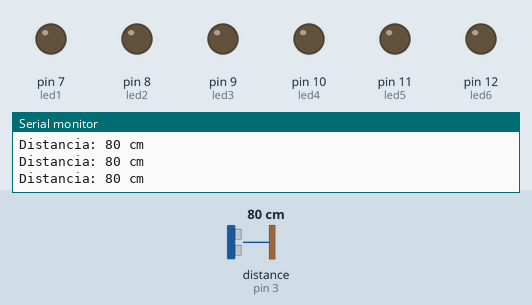
The sketch below on a simulated Arduino Uno, built with avr-gcc and run on an emulated ATmega328P. On the bench: output pins drawn as LEDs (lit = HIGH), the last lines printed to the serial monitor. Wiring (inferred from the names in the program): ultrasonic range finder: trigger pin 2; echo pin 3. The test bench sets the inputs (shaded band); at power-on: distance to the obstacle (sensor on pin 3) 80 cm. The echo pulse lasts 58.3 µs per cm; pins used as bus, display or sensor lines are not drawn.

Above: at 1.2 s.
1.3 s: distance to the obstacle (sensor on pin 3) set to 63 cm
2.8 s: distance to the obstacle (sensor on pin 3) set to 57 cm
At 4.0 s:
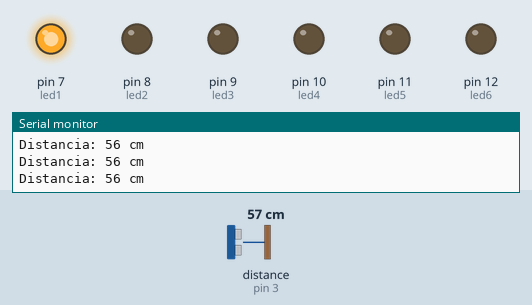
4.3 s: distance to the obstacle (sensor on pin 3) set to 46 cm
At 5.3 s:
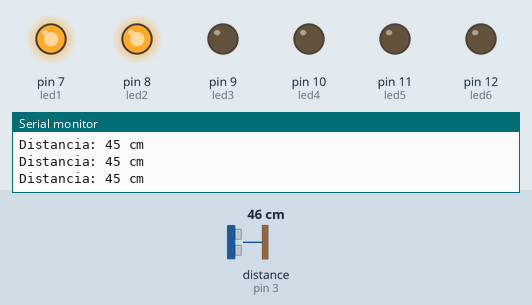
5.9 s: distance to the obstacle (sensor on pin 3) set to 38 cm
At 7.1 s:
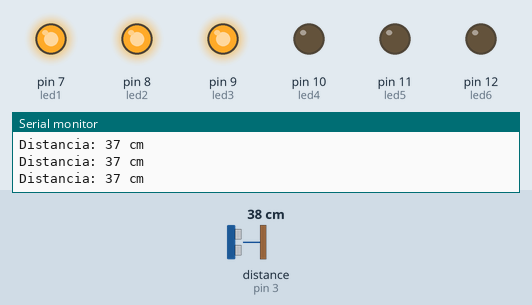
7.4 s: distance to the obstacle (sensor on pin 3) set to 2 cm
At 8.6 s:
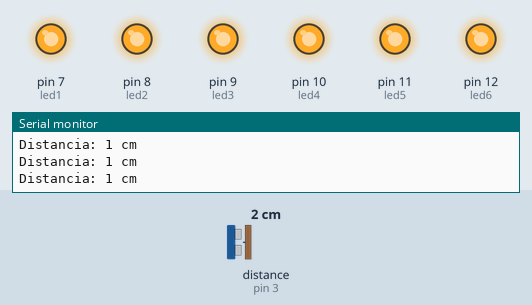
8.9 s: distance to the obstacle (sensor on pin 3) set to 60 cm
At 10.3 s:
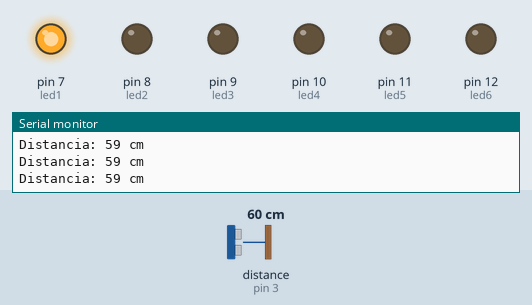
Timing chart, 0 to 11.4 s (numbered marks = the images above; inputs shaded):
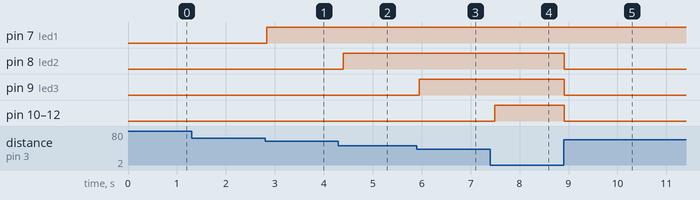

The sketch:

sensor_presenca.ino
```cpp
#define trigPin 2
#define echoPin 3

#define led1 7
#define led2 8
#define led3 9
#define led4 10
#define led5 11
#define led6 12


long duration;
int distance;
int ledLevel;

void setup() {
  pinMode(trigPin, OUTPUT);
  pinMode(echoPin, INPUT);

  pinMode(led1, OUTPUT);
  pinMode(led2, OUTPUT);
  pinMode(led3, OUTPUT);
  pinMode(led4, OUTPUT);
  pinMode(led5, OUTPUT);
  pinMode(led6, OUTPUT);

  Serial.begin(9600);
}

void loop() {
  // Gera um pulso no pino trigPin
  digitalWrite(trigPin, LOW);
  delayMicroseconds(2);
  digitalWrite(trigPin, HIGH);
  delayMicroseconds(10);
  digitalWrite(trigPin, LOW);

  // Lê a duração do pulso do pino echoPin
  duration = pulseIn(echoPin, HIGH);

  // Calcula a distância em centímetros
  distance = (duration / 2) / 29.1;

  // Ajusta o nível dos LEDs com base na distância
  if (distance <= 10) {
    ledLevel = 6;
  } else if (distance <= 20) {
    ledLevel = 5;
  } else if (distance <= 30) {
    ledLevel = 4;
  } else if (distance <= 40) {
    ledLevel = 3;
  } else if (distance <= 50) {
    ledLevel = 2;
  } else if (distance <=60) {
    ledLevel = 1;
  }else{
    ledLevel = 0;
  }

  // Acende os LEDs com base no nível calculado
  for (int i = 7; i <= 12; i++) {
    if (i - 6 <= ledLevel) {
      digitalWrite(i, HIGH);
    } else {
      digitalWrite(i, LOW);
    }
  }

  Serial.print("Distancia: ");
  Serial.print(distance);
  Serial.println(" cm");

  delay(100); // Aguarda um curto período para evitar leituras rápidas repetidas
}
```

Measured:
- the behaviour switches between 61 and 60 cm on distance to the obstacle (sensor on pin 3) (found by bisection; images 0 and 1)
- the behaviour switches between 52 and 51 cm on distance to the obstacle (sensor on pin 3) (found by bisection; images 1 and 2)
- the behaviour switches between 42 and 41 cm on distance to the obstacle (sensor on pin 3) (found by bisection; images 2 and 3)
- after the input at 2.8 s, pin 7 (led1): LOW → HIGH at once
- after the input at 4.3 s, pin 8 (led2): LOW → HIGH after 0.10 s
- after the input at 5.9 s, pin 9 (led3): LOW → HIGH after 0.05 s
- after the input at 7.4 s, pin 10 (led4), pin 11 (led5), pin 12 (led6): LOW → HIGH after 0.10 s
- after the input at 8.9 s, pin 8 (led2), pin 9 (led3), pin 10 (led4), pin 11 (led5), pin 12 (led6): HIGH → LOW at once
